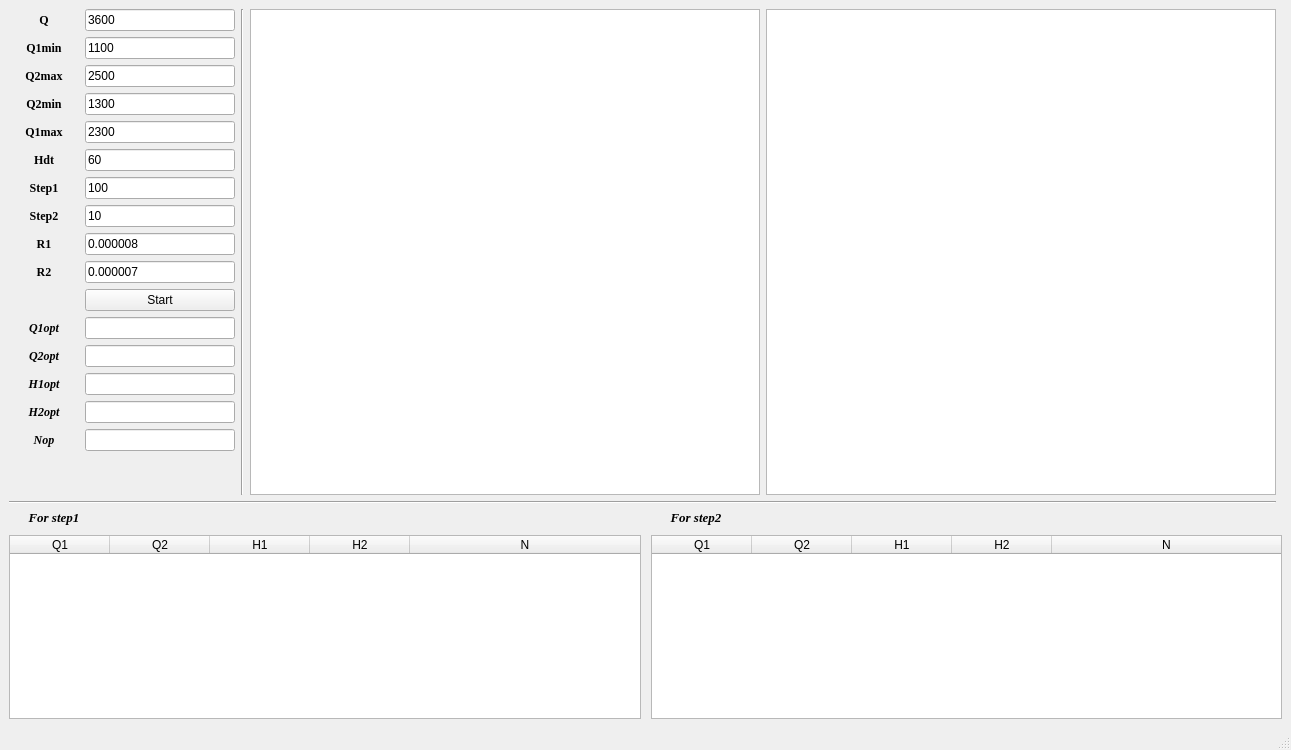
<?xml version="1.0" encoding="UTF-8"?>
<ui version="4.0">
 <class>MainWindow</class>
 <widget class="QMainWindow" name="MainWindow">
  <property name="geometry">
   <rect>
    <x>0</x>
    <y>0</y>
    <width>1291</width>
    <height>750</height>
   </rect>
  </property>
  <property name="windowTitle">
   <string>CourseWorkProgram</string>
  </property>
  <property name="iconSize">
   <size>
    <width>50</width>
    <height>50</height>
   </size>
  </property>
  <property name="toolButtonStyle">
   <enum>Qt::ToolButtonTextOnly</enum>
  </property>
  <widget class="QWidget" name="centralwidget">
   <layout class="QGridLayout" name="gridLayout_2">
    <item row="0" column="0">
     <layout class="QGridLayout" name="gridLayout">
      <property name="sizeConstraint">
       <enum>QLayout::SetDefaultConstraint</enum>
      </property>
      <item row="0" column="0">
       <widget class="QLabel" name="QQLabel">
        <property name="maximumSize">
         <size>
          <width>70</width>
          <height>16777215</height>
         </size>
        </property>
        <property name="font">
         <font>
          <family>Times New Roman</family>
          <pointsize>9</pointsize>
          <weight>75</weight>
          <bold>true</bold>
         </font>
        </property>
        <property name="text">
         <string>Q</string>
        </property>
        <property name="alignment">
         <set>Qt::AlignCenter</set>
        </property>
       </widget>
      </item>
      <item row="0" column="1">
       <widget class="QLineEdit" name="QQLineEdit">
        <property name="maximumSize">
         <size>
          <width>150</width>
          <height>16777215</height>
         </size>
        </property>
        <property name="toolTip">
         <string>Number must be &gt; 0</string>
        </property>
        <property name="inputMask">
         <string/>
        </property>
        <property name="text">
         <string>3600</string>
        </property>
        <property name="placeholderText">
         <string/>
        </property>
       </widget>
      </item>
      <item row="1" column="0">
       <widget class="QLabel" name="Q1MinLabel">
        <property name="maximumSize">
         <size>
          <width>70</width>
          <height>16777215</height>
         </size>
        </property>
        <property name="font">
         <font>
          <family>Times New Roman</family>
          <pointsize>9</pointsize>
          <weight>75</weight>
          <bold>true</bold>
         </font>
        </property>
        <property name="text">
         <string>Q1min</string>
        </property>
        <property name="alignment">
         <set>Qt::AlignCenter</set>
        </property>
       </widget>
      </item>
      <item row="1" column="1">
       <widget class="QLineEdit" name="Q1minLineEdit">
        <property name="maximumSize">
         <size>
          <width>150</width>
          <height>16777215</height>
         </size>
        </property>
        <property name="toolTip">
         <string>Q1min+Q2max=Q</string>
        </property>
        <property name="text">
         <string>1100</string>
        </property>
       </widget>
      </item>
      <item row="2" column="0">
       <widget class="QLabel" name="Q2MaxLabel">
        <property name="maximumSize">
         <size>
          <width>70</width>
          <height>16777215</height>
         </size>
        </property>
        <property name="font">
         <font>
          <family>Times New Roman</family>
          <pointsize>9</pointsize>
          <weight>75</weight>
          <bold>true</bold>
         </font>
        </property>
        <property name="text">
         <string>Q2max</string>
        </property>
        <property name="alignment">
         <set>Qt::AlignCenter</set>
        </property>
       </widget>
      </item>
      <item row="2" column="1">
       <widget class="QLineEdit" name="Q2maxLineEdit">
        <property name="maximumSize">
         <size>
          <width>150</width>
          <height>16777215</height>
         </size>
        </property>
        <property name="toolTip">
         <string>Q2max+Q1min=Q</string>
        </property>
        <property name="text">
         <string>2500</string>
        </property>
       </widget>
      </item>
      <item row="3" column="0">
       <widget class="QLabel" name="Q2MinLabel">
        <property name="font">
         <font>
          <family>Times New Roman</family>
          <pointsize>9</pointsize>
          <weight>75</weight>
          <bold>true</bold>
         </font>
        </property>
        <property name="text">
         <string>Q2min</string>
        </property>
        <property name="alignment">
         <set>Qt::AlignCenter</set>
        </property>
       </widget>
      </item>
      <item row="3" column="1">
       <widget class="QLineEdit" name="Q2minLineEdit">
        <property name="maximumSize">
         <size>
          <width>150</width>
          <height>16777215</height>
         </size>
        </property>
        <property name="toolTip">
         <string>Q2min+Q1max=Q</string>
        </property>
        <property name="text">
         <string>1300</string>
        </property>
       </widget>
      </item>
      <item row="4" column="0">
       <widget class="QLabel" name="Q1MaxLabel">
        <property name="maximumSize">
         <size>
          <width>70</width>
          <height>16777215</height>
         </size>
        </property>
        <property name="font">
         <font>
          <family>Times New Roman</family>
          <pointsize>9</pointsize>
          <weight>75</weight>
          <bold>true</bold>
         </font>
        </property>
        <property name="text">
         <string>Q1max</string>
        </property>
        <property name="alignment">
         <set>Qt::AlignCenter</set>
        </property>
       </widget>
      </item>
      <item row="4" column="1">
       <widget class="QLineEdit" name="Q1maxLineEdit">
        <property name="maximumSize">
         <size>
          <width>150</width>
          <height>16777215</height>
         </size>
        </property>
        <property name="toolTip">
         <string>Q1max+Q2min=Q</string>
        </property>
        <property name="text">
         <string>2300</string>
        </property>
       </widget>
      </item>
      <item row="5" column="0">
       <widget class="QLabel" name="HdtLabel">
        <property name="maximumSize">
         <size>
          <width>70</width>
          <height>16777215</height>
         </size>
        </property>
        <property name="font">
         <font>
          <family>Times New Roman</family>
          <pointsize>9</pointsize>
          <weight>75</weight>
          <bold>true</bold>
         </font>
        </property>
        <property name="text">
         <string>Hdt</string>
        </property>
        <property name="alignment">
         <set>Qt::AlignCenter</set>
        </property>
       </widget>
      </item>
      <item row="5" column="1">
       <widget class="QLineEdit" name="HdtLineEdit">
        <property name="maximumSize">
         <size>
          <width>150</width>
          <height>16777215</height>
         </size>
        </property>
        <property name="toolTip">
         <string>Number must be &gt; 0</string>
        </property>
        <property name="text">
         <string>60</string>
        </property>
       </widget>
      </item>
      <item row="6" column="0">
       <widget class="QLabel" name="Step1Label">
        <property name="maximumSize">
         <size>
          <width>70</width>
          <height>16777215</height>
         </size>
        </property>
        <property name="font">
         <font>
          <family>Times New Roman</family>
          <pointsize>9</pointsize>
          <weight>75</weight>
          <bold>true</bold>
         </font>
        </property>
        <property name="text">
         <string>Step1</string>
        </property>
        <property name="alignment">
         <set>Qt::AlignCenter</set>
        </property>
       </widget>
      </item>
      <item row="6" column="1">
       <widget class="QLineEdit" name="Step1LineEdit">
        <property name="maximumSize">
         <size>
          <width>150</width>
          <height>16777215</height>
         </size>
        </property>
        <property name="toolTip">
         <string>Number must be &gt; 0</string>
        </property>
        <property name="text">
         <string>100</string>
        </property>
       </widget>
      </item>
      <item row="7" column="0">
       <widget class="QLabel" name="Step2Label">
        <property name="maximumSize">
         <size>
          <width>70</width>
          <height>16777215</height>
         </size>
        </property>
        <property name="font">
         <font>
          <family>Times New Roman</family>
          <pointsize>9</pointsize>
          <weight>75</weight>
          <bold>true</bold>
         </font>
        </property>
        <property name="text">
         <string>Step2</string>
        </property>
        <property name="alignment">
         <set>Qt::AlignCenter</set>
        </property>
       </widget>
      </item>
      <item row="7" column="1">
       <widget class="QLineEdit" name="Step2LineEdit">
        <property name="maximumSize">
         <size>
          <width>150</width>
          <height>16777215</height>
         </size>
        </property>
        <property name="toolTip">
         <string>Number must be &gt; 0</string>
        </property>
        <property name="text">
         <string>10</string>
        </property>
       </widget>
      </item>
      <item row="8" column="0">
       <widget class="QLabel" name="R1Label">
        <property name="maximumSize">
         <size>
          <width>70</width>
          <height>16777215</height>
         </size>
        </property>
        <property name="font">
         <font>
          <family>Times New Roman</family>
          <pointsize>9</pointsize>
          <weight>75</weight>
          <bold>true</bold>
         </font>
        </property>
        <property name="text">
         <string>R1</string>
        </property>
        <property name="alignment">
         <set>Qt::AlignCenter</set>
        </property>
       </widget>
      </item>
      <item row="8" column="1">
       <widget class="QLineEdit" name="R1LineEdit">
        <property name="maximumSize">
         <size>
          <width>150</width>
          <height>16777215</height>
         </size>
        </property>
        <property name="toolTip">
         <string>Number must be &gt; 0</string>
        </property>
        <property name="text">
         <string>0.000008</string>
        </property>
       </widget>
      </item>
      <item row="9" column="0">
       <widget class="QLabel" name="R2Label">
        <property name="maximumSize">
         <size>
          <width>70</width>
          <height>16777215</height>
         </size>
        </property>
        <property name="font">
         <font>
          <family>Times New Roman</family>
          <pointsize>9</pointsize>
          <weight>75</weight>
          <bold>true</bold>
         </font>
        </property>
        <property name="text">
         <string>R2</string>
        </property>
        <property name="alignment">
         <set>Qt::AlignCenter</set>
        </property>
       </widget>
      </item>
      <item row="9" column="1">
       <widget class="QLineEdit" name="R2LineEdit">
        <property name="maximumSize">
         <size>
          <width>150</width>
          <height>16777215</height>
         </size>
        </property>
        <property name="toolTip">
         <string>Number must be &gt; 0</string>
        </property>
        <property name="text">
         <string>0.000007</string>
        </property>
       </widget>
      </item>
      <item row="10" column="1">
       <widget class="QPushButton" name="StartButton">
        <property name="sizePolicy">
         <sizepolicy hsizetype="Preferred" vsizetype="Maximum">
          <horstretch>0</horstretch>
          <verstretch>0</verstretch>
         </sizepolicy>
        </property>
        <property name="text">
         <string>Start</string>
        </property>
       </widget>
      </item>
      <item row="11" column="0">
       <widget class="QLabel" name="Q1optLabel">
        <property name="maximumSize">
         <size>
          <width>70</width>
          <height>16777215</height>
         </size>
        </property>
        <property name="font">
         <font>
          <family>Times New Roman</family>
          <pointsize>9</pointsize>
          <weight>75</weight>
          <italic>true</italic>
          <bold>true</bold>
         </font>
        </property>
        <property name="text">
         <string>Q1opt</string>
        </property>
        <property name="alignment">
         <set>Qt::AlignCenter</set>
        </property>
       </widget>
      </item>
      <item row="11" column="1">
       <widget class="QLineEdit" name="Q1optLineEdit">
        <property name="maximumSize">
         <size>
          <width>150</width>
          <height>16777215</height>
         </size>
        </property>
        <property name="focusPolicy">
         <enum>Qt::NoFocus</enum>
        </property>
        <property name="readOnly">
         <bool>true</bool>
        </property>
       </widget>
      </item>
      <item row="12" column="0">
       <widget class="QLabel" name="Q2optLabel">
        <property name="maximumSize">
         <size>
          <width>70</width>
          <height>16777215</height>
         </size>
        </property>
        <property name="font">
         <font>
          <family>Times New Roman</family>
          <pointsize>9</pointsize>
          <weight>75</weight>
          <italic>true</italic>
          <bold>true</bold>
         </font>
        </property>
        <property name="text">
         <string>Q2opt</string>
        </property>
        <property name="alignment">
         <set>Qt::AlignCenter</set>
        </property>
       </widget>
      </item>
      <item row="12" column="1">
       <widget class="QLineEdit" name="Q2optLineEdit">
        <property name="maximumSize">
         <size>
          <width>150</width>
          <height>16777215</height>
         </size>
        </property>
        <property name="focusPolicy">
         <enum>Qt::NoFocus</enum>
        </property>
        <property name="readOnly">
         <bool>true</bool>
        </property>
       </widget>
      </item>
      <item row="13" column="0">
       <widget class="QLabel" name="H1optLabel">
        <property name="maximumSize">
         <size>
          <width>70</width>
          <height>16777215</height>
         </size>
        </property>
        <property name="font">
         <font>
          <family>Times New Roman</family>
          <pointsize>9</pointsize>
          <weight>75</weight>
          <italic>true</italic>
          <bold>true</bold>
         </font>
        </property>
        <property name="text">
         <string>H1opt</string>
        </property>
        <property name="alignment">
         <set>Qt::AlignCenter</set>
        </property>
       </widget>
      </item>
      <item row="13" column="1">
       <widget class="QLineEdit" name="H1optLineEdit">
        <property name="maximumSize">
         <size>
          <width>150</width>
          <height>16777215</height>
         </size>
        </property>
        <property name="focusPolicy">
         <enum>Qt::NoFocus</enum>
        </property>
        <property name="readOnly">
         <bool>true</bool>
        </property>
       </widget>
      </item>
      <item row="14" column="0">
       <widget class="QLabel" name="H2optLabel">
        <property name="maximumSize">
         <size>
          <width>70</width>
          <height>16777215</height>
         </size>
        </property>
        <property name="font">
         <font>
          <family>Times New Roman</family>
          <pointsize>9</pointsize>
          <weight>75</weight>
          <italic>true</italic>
          <bold>true</bold>
         </font>
        </property>
        <property name="text">
         <string>H2opt</string>
        </property>
        <property name="alignment">
         <set>Qt::AlignCenter</set>
        </property>
       </widget>
      </item>
      <item row="14" column="1">
       <widget class="QLineEdit" name="H2optLineEdit">
        <property name="maximumSize">
         <size>
          <width>150</width>
          <height>16777215</height>
         </size>
        </property>
        <property name="focusPolicy">
         <enum>Qt::NoFocus</enum>
        </property>
        <property name="readOnly">
         <bool>true</bool>
        </property>
       </widget>
      </item>
      <item row="15" column="0">
       <widget class="QLabel" name="NoptLabel">
        <property name="maximumSize">
         <size>
          <width>70</width>
          <height>16777215</height>
         </size>
        </property>
        <property name="font">
         <font>
          <family>Times New Roman</family>
          <pointsize>9</pointsize>
          <weight>75</weight>
          <italic>true</italic>
          <bold>true</bold>
         </font>
        </property>
        <property name="text">
         <string>Nop</string>
        </property>
        <property name="alignment">
         <set>Qt::AlignCenter</set>
        </property>
       </widget>
      </item>
      <item row="15" column="1">
       <widget class="QLineEdit" name="NoptLineEdit">
        <property name="maximumSize">
         <size>
          <width>150</width>
          <height>16777215</height>
         </size>
        </property>
        <property name="focusPolicy">
         <enum>Qt::NoFocus</enum>
        </property>
        <property name="readOnly">
         <bool>true</bool>
        </property>
       </widget>
      </item>
     </layout>
    </item>
    <item row="0" column="3" rowspan="3">
     <widget class="QChartView" name="Step2ChartView">
      <property name="focusPolicy">
       <enum>Qt::NoFocus</enum>
      </property>
     </widget>
    </item>
    <item row="3" column="0" colspan="4">
     <widget class="Line" name="line">
      <property name="font">
       <font>
        <weight>50</weight>
        <bold>false</bold>
       </font>
      </property>
      <property name="orientation">
       <enum>Qt::Horizontal</enum>
      </property>
     </widget>
    </item>
    <item row="0" column="2" rowspan="3">
     <widget class="QChartView" name="Step1ChartView">
      <property name="focusPolicy">
       <enum>Qt::NoFocus</enum>
      </property>
     </widget>
    </item>
    <item row="8" column="0" colspan="5">
     <layout class="QHBoxLayout" name="horizontalLayout">
      <property name="spacing">
       <number>10</number>
      </property>
      <item>
       <layout class="QVBoxLayout" name="verticalLayout">
        <item>
         <widget class="QLabel" name="Step1Label_2">
          <property name="font">
           <font>
            <family>Times New Roman</family>
            <pointsize>10</pointsize>
            <weight>75</weight>
            <italic>true</italic>
            <bold>true</bold>
           </font>
          </property>
          <property name="text">
           <string>      For step1</string>
          </property>
         </widget>
        </item>
        <item>
         <widget class="QTableWidget" name="Step1TableWidget">
          <property name="sizePolicy">
           <sizepolicy hsizetype="Expanding" vsizetype="Expanding">
            <horstretch>0</horstretch>
            <verstretch>0</verstretch>
           </sizepolicy>
          </property>
          <property name="minimumSize">
           <size>
            <width>150</width>
            <height>0</height>
           </size>
          </property>
          <property name="focusPolicy">
           <enum>Qt::NoFocus</enum>
          </property>
          <property name="horizontalScrollBarPolicy">
           <enum>Qt::ScrollBarAlwaysOff</enum>
          </property>
          <property name="sortingEnabled">
           <bool>true</bool>
          </property>
          <attribute name="horizontalHeaderCascadingSectionResizes">
           <bool>false</bool>
          </attribute>
          <attribute name="horizontalHeaderDefaultSectionSize">
           <number>100</number>
          </attribute>
          <attribute name="horizontalHeaderShowSortIndicator" stdset="0">
           <bool>true</bool>
          </attribute>
          <attribute name="horizontalHeaderStretchLastSection">
           <bool>true</bool>
          </attribute>
          <column>
           <property name="text">
            <string>Q1</string>
           </property>
           <property name="textAlignment">
            <set>AlignCenter</set>
           </property>
          </column>
          <column>
           <property name="text">
            <string>Q2</string>
           </property>
           <property name="textAlignment">
            <set>AlignCenter</set>
           </property>
          </column>
          <column>
           <property name="text">
            <string>H1</string>
           </property>
           <property name="textAlignment">
            <set>AlignCenter</set>
           </property>
          </column>
          <column>
           <property name="text">
            <string>H2</string>
           </property>
           <property name="textAlignment">
            <set>AlignCenter</set>
           </property>
          </column>
          <column>
           <property name="text">
            <string>N</string>
           </property>
           <property name="textAlignment">
            <set>AlignCenter</set>
           </property>
          </column>
         </widget>
        </item>
       </layout>
      </item>
      <item>
       <layout class="QVBoxLayout" name="verticalLayout_3">
        <item>
         <widget class="QLabel" name="Step2Label_2">
          <property name="font">
           <font>
            <family>Times New Roman</family>
            <pointsize>10</pointsize>
            <weight>75</weight>
            <italic>true</italic>
            <bold>true</bold>
           </font>
          </property>
          <property name="text">
           <string>      For step2</string>
          </property>
         </widget>
        </item>
        <item>
         <widget class="QTableWidget" name="Step2TableWidget">
          <property name="minimumSize">
           <size>
            <width>150</width>
            <height>0</height>
           </size>
          </property>
          <property name="focusPolicy">
           <enum>Qt::NoFocus</enum>
          </property>
          <property name="horizontalScrollBarPolicy">
           <enum>Qt::ScrollBarAlwaysOff</enum>
          </property>
          <property name="sortingEnabled">
           <bool>true</bool>
          </property>
          <attribute name="horizontalHeaderCascadingSectionResizes">
           <bool>false</bool>
          </attribute>
          <attribute name="horizontalHeaderDefaultSectionSize">
           <number>100</number>
          </attribute>
          <attribute name="horizontalHeaderShowSortIndicator" stdset="0">
           <bool>true</bool>
          </attribute>
          <attribute name="horizontalHeaderStretchLastSection">
           <bool>true</bool>
          </attribute>
          <column>
           <property name="text">
            <string>Q1</string>
           </property>
           <property name="textAlignment">
            <set>AlignCenter</set>
           </property>
          </column>
          <column>
           <property name="text">
            <string>Q2</string>
           </property>
           <property name="textAlignment">
            <set>AlignCenter</set>
           </property>
          </column>
          <column>
           <property name="text">
            <string>H1</string>
           </property>
           <property name="textAlignment">
            <set>AlignCenter</set>
           </property>
          </column>
          <column>
           <property name="text">
            <string>H2</string>
           </property>
           <property name="textAlignment">
            <set>AlignCenter</set>
           </property>
          </column>
          <column>
           <property name="text">
            <string>N</string>
           </property>
           <property name="textAlignment">
            <set>AlignCenter</set>
           </property>
          </column>
         </widget>
        </item>
       </layout>
      </item>
     </layout>
    </item>
    <item row="2" column="0">
     <spacer name="verticalSpacer">
      <property name="orientation">
       <enum>Qt::Vertical</enum>
      </property>
      <property name="sizeHint" stdset="0">
       <size>
        <width>20</width>
        <height>40</height>
       </size>
      </property>
     </spacer>
    </item>
    <item row="0" column="1" rowspan="3">
     <widget class="Line" name="line_2">
      <property name="orientation">
       <enum>Qt::Vertical</enum>
      </property>
     </widget>
    </item>
   </layout>
  </widget>
  <widget class="QMenuBar" name="menubar">
   <property name="geometry">
    <rect>
     <x>0</x>
     <y>0</y>
     <width>1291</width>
     <height>25</height>
    </rect>
   </property>
  </widget>
  <widget class="QStatusBar" name="statusbar"/>
 </widget>
 <customwidgets>
  <customwidget>
   <class>QChartView</class>
   <extends>QGraphicsView</extends>
   <header>QtCharts</header>
  </customwidget>
 </customwidgets>
 <resources/>
 <connections/>
</ui>
